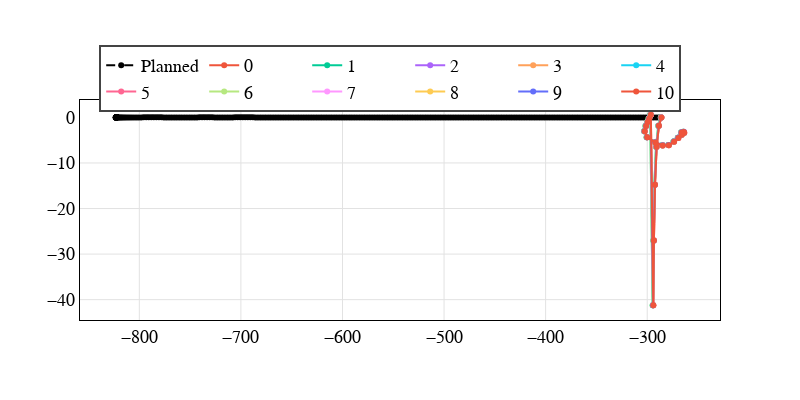
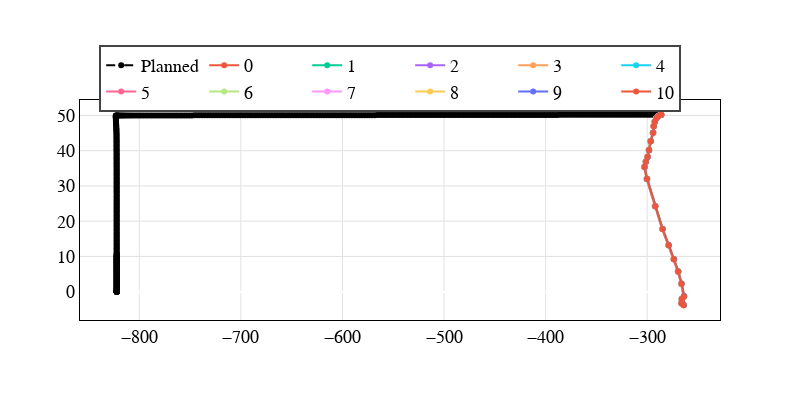

Notebook cell for these charts, in order:
### Code cell
plot(average_position_df,Invensense_data_traces_dict, 'x','y')
plot(average_position_df,Invensense_data_traces_dict, 'x','Alt')
